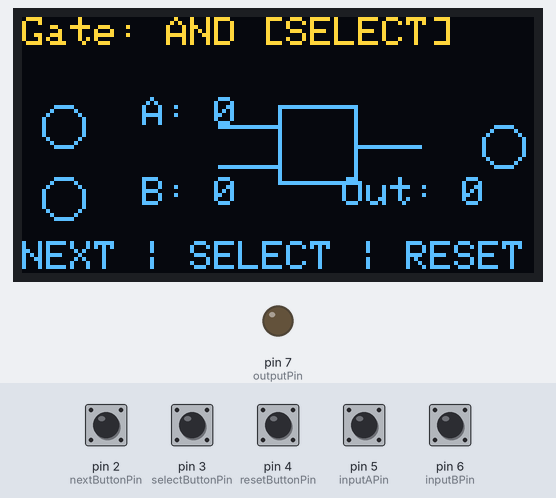
The sketch below on a simulated Arduino Uno, built with avr-gcc and run on an emulated ATmega328P. Parts: 128×64 one-colour display, output pins drawn as LEDs (lit = HIGH). The test bench sets the inputs (shaded band); at power-on: pin 2 (nextButtonPin), pin 3 (selectButtonPin), pin 4 (resetButtonPin), pin 5 (inputAPin), pin 6 (inputBPin) HIGH. The OLED is the two-colour kind (top 16 rows yellow).

Above: at 6.2 s.
6.3 s: pin 2 (nextButtonPin) pulled LOW for 0.15 s
At 7.5 s:
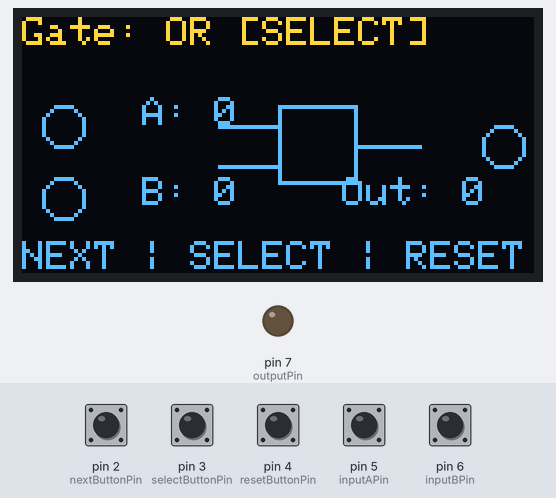
7.9 s: pin 3 (selectButtonPin) pulled LOW for 0.15 s
At 8.7 s:
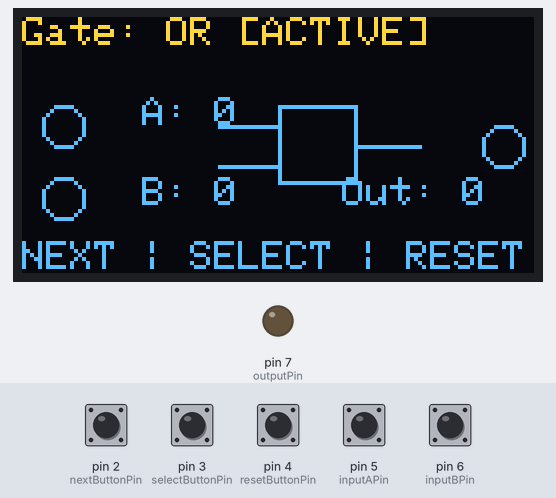
9.5 s: pin 5 (inputAPin) pulled LOW for 0.15 s
At 10.1 s:
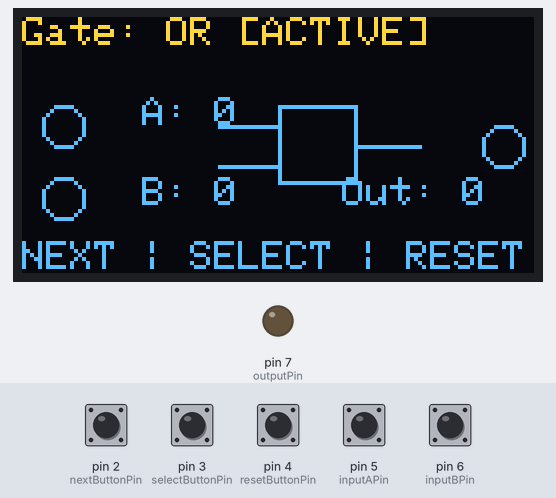
11.2 s: pin 6 (inputBPin) pulled LOW for 0.15 s
At 12.2 s:
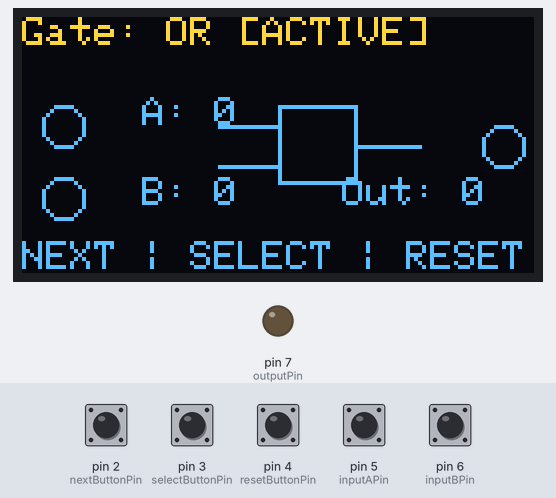
12.9 s: pin 4 (resetButtonPin) pulled LOW for 0.15 s
At 14.0 s:
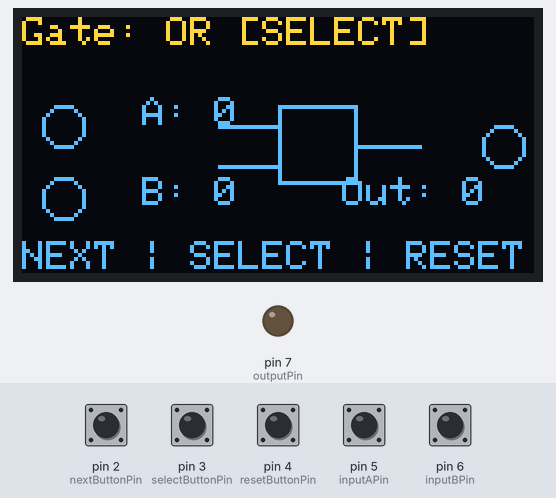
14.5 s: pin 2 (nextButtonPin) pulled LOW for 1 s
At 14.8 s:
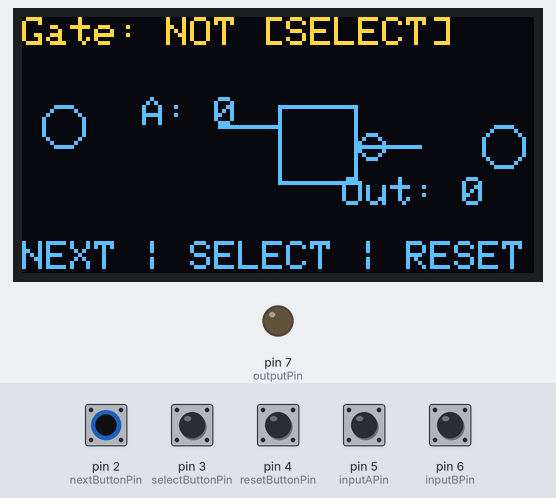
Timing chart, 0 to 17.5 s (numbered marks = the images above; inputs shaded):
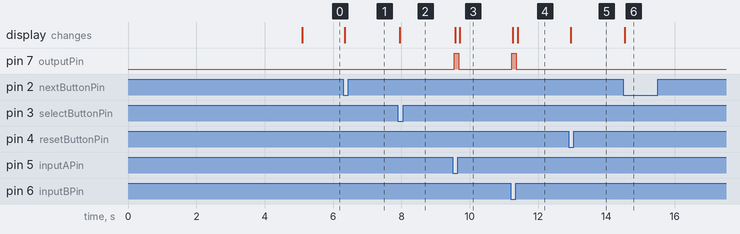

Measured:
- after the input at 6.3 s, the display: changes after 0.05 s (image 1)
- after the input at 7.9 s, the display: changes after 0.05 s (image 2)
- after the input at 9.5 s, pin 7 (outputPin): LOW → HIGH at once, → LOW 0.14 s later; the display: first changes after 0.08 s (image 3 shows a later state)
- after the input at 11.2 s, pin 7 (outputPin): LOW → HIGH at once, → LOW 0.14 s later; the display: first changes after 0.07 s (image 4 shows a later state)
- after the input at 12.9 s, the display: changes after 0.05 s (image 5)
- after the input at 14.5 s, the display: changes at once (image 6)

The sketch:

Logic_gates_using_Arduino_Nano.ino
```cpp
#include <Wire.h>
#include <Adafruit_GFX.h>
#include <Adafruit_SSD1306.h>

// OLED settings
#define SCREEN_WIDTH 128
#define SCREEN_HEIGHT 64
#define OLED_ADDR 0x3C  // I2C address of SSD1306 display (common values are 0x3C or 0x3D)

Adafruit_SSD1306 display(SCREEN_WIDTH, SCREEN_HEIGHT, &Wire, -1);

// Button pins
const int nextButtonPin = 2;   // Navigate to next mode
const int selectButtonPin = 3; // Select current gate
const int resetButtonPin = 4;  // Reset selection
const int inputAPin = 5;       // Input A button
const int inputBPin = 6;       // Input B button

// Output pin
const int outputPin = 7;       // Output LED

// Variables
int currentGate = 0;           // 0=AND, 1=OR, 2=NOT, 3=NAND, 4=NOR, 5=XOR, 6=XNOR
bool selected = false;
bool inputAState = 0;
bool inputBState = 0;
bool outputState = 0;

// Debouncing variables
unsigned long lastInputAChangeTime = 0;
unsigned long lastInputBChangeTime = 0;
unsigned long lastNextButtonTime = 0;
unsigned long lastSelectButtonTime = 0;
unsigned long lastResetButtonTime = 0;
const unsigned long debounceDelay = 50;  // Milliseconds

// Logic gate names
const String gateNames[] = {"AND", "OR", "NOT", "NAND", "NOR", "XOR", "XNOR"};

void setup() {
  // Initialize serial for debugging
  Serial.begin(9600);

  // Button and LED pin modes
  pinMode(nextButtonPin, INPUT_PULLUP);
  pinMode(selectButtonPin, INPUT_PULLUP);
  pinMode(resetButtonPin, INPUT_PULLUP);
  pinMode(inputAPin, INPUT_PULLUP);
  pinMode(inputBPin, INPUT_PULLUP);
  pinMode(outputPin, OUTPUT);

  // Initialize OLED display
  if (!display.begin(SSD1306_SWITCHCAPVCC, OLED_ADDR)) {
    Serial.println(F("SSD1306 allocation failed"));
    while (true); // Infinite loop if OLED not found
  }

  display.clearDisplay();
  display.setTextColor(WHITE);

  // Show startup screen
  display.setTextSize(2);
  display.setCursor(10, 5);
  display.println("ICT with");
  display.setCursor(20, 25);
  display.println("Mehedi");
  display.setTextSize(1);
  display.setCursor(20, 50);
  display.println("@Arduinolog");
  display.display();

  delay(5000);  // Show splash screen for 2 seconds
  updateDisplay();
}

void loop() {
  // Handle navigation with debouncing
  if (!digitalRead(nextButtonPin)) {  // Button pressed (active 0)
    if (millis() - lastNextButtonTime > debounceDelay) {
      if (!selected) {
        currentGate = (currentGate + 1) % 7; // Cycle 0-6
        updateDisplay();
      }
    }
    lastNextButtonTime = millis();
  }

  if (!digitalRead(selectButtonPin)) {  // Button pressed (active 0)
    if (millis() - lastSelectButtonTime > debounceDelay) {
      selected = true;
      updateDisplay();
    }
    lastSelectButtonTime = millis();
  }

  if (!digitalRead(resetButtonPin)) {  // Button pressed (active 0)
    if (millis() - lastResetButtonTime > debounceDelay) {
      selected = false;
      inputAState = 0;
      inputBState = 0;
      updateDisplay();
    }
    lastResetButtonTime = millis();
  }

  // Read input button states with debouncing (active 0)
  bool currentInputA = !digitalRead(inputAPin);
  if (currentInputA != inputAState && millis() - lastInputAChangeTime > debounceDelay) {
    inputAState = currentInputA;
    lastInputAChangeTime = millis();
  }

  bool currentInputB = !digitalRead(inputBPin);
  if (currentInputB != inputBState && millis() - lastInputBChangeTime > debounceDelay) {
    inputBState = currentInputB;
    lastInputBChangeTime = millis();
  }

  // Compute output
  if (selected) {
    outputState = calculateOutput(currentGate, inputAState, inputBState);
    digitalWrite(outputPin, outputState);
    updateDisplay();  // Only update when there's a change
  }

  delay(10);  // Small loop delay for stability
}

// Calculate output based on selected logic gate
bool calculateOutput(int gate, bool a, bool b) {
  switch (gate) {
    case 0: return a && b;        // AND
    case 1: return a || b;        // OR
    case 2: return !a;            // NOT (only input A matters)
    case 3: return !(a && b);     // NAND
    case 4: return !(a || b);     // NOR
    case 5: return a ^ b;         // XOR
    case 6: return !(a ^ b);      // XNOR
    default: return false;
  }
}

// Draw logic gate symbol
void drawGateSymbol(int gate) {
  int x = 64;
  int y = 32;

  // Draw gate body
  display.drawRect(x, y-10, 20, 20, WHITE);

  // Draw inputs
  display.drawLine(x-15, y-5, x, y-5, WHITE);  // Input A
  if (gate != 2) {  // NOT gate only has one input
    display.drawLine(x-15, y+5, x, y+5, WHITE); // Input B
  }

  // Draw output
  display.drawLine(x+20, y, x+35, y, WHITE);

  // Draw NOT bubble for inverting gates
  if (gate == 2 || gate == 3 || gate == 4 || gate == 6) {
    display.drawCircle(x+23, y, 3, WHITE);
  }
}

// Refresh OLED display with current status
void updateDisplay() {
  display.clearDisplay();

  // Display gate info
  display.setTextSize(1);
  display.setCursor(0, 0);
  display.print("Gate: ");
  display.print(gateNames[currentGate]);

  if (selected) {
    display.print(" [ACTIVE]");
  } else {
    display.print(" [SELECT]");
  }

  // Draw visual representation
  drawGateSymbol(currentGate);

  // Display input states
  display.setCursor(30, 20);
  display.print("A: ");
  display.print(inputAState ? "1" : "0");

  if (currentGate != 2) {  // NOT gate only uses input A
    display.setCursor(30, 40);
    display.print("B: ");
    display.print(inputBState ? "1" : "0");
  }

  // Display output state
  display.setCursor(80, 40);
  display.print("Out: ");
  display.print(outputState ? "1" : "0");

  // Draw IO indicators
  display.fillCircle(10, 27, 5, inputAState ? WHITE : BLACK);
  display.drawCircle(10, 27, 5, WHITE);

  if (currentGate != 2) {  // NOT gate only uses input A
    display.fillCircle(10, 45, 5, inputBState ? WHITE : BLACK);
    display.drawCircle(10, 45, 5, WHITE);
  }

  display.fillCircle(120, 32, 5, outputState ? WHITE : BLACK);
  display.drawCircle(120, 32, 5, WHITE);

  // Menu
  display.setCursor(0, 56);
  display.print("NEXT | SELECT | RESET");

  display.display();
}
```
